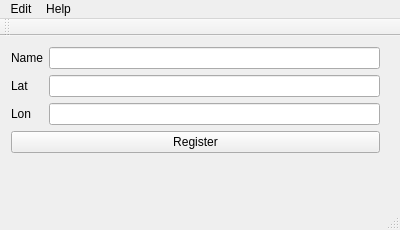
<?xml version="1.0" encoding="UTF-8"?>
<ui version="4.0">
 <class>MainWindow</class>
 <widget class="QMainWindow" name="MainWindow">
  <property name="geometry">
   <rect>
    <x>0</x>
    <y>0</y>
    <width>400</width>
    <height>230</height>
   </rect>
  </property>
  <property name="windowTitle">
   <string>MainWindow</string>
  </property>
  <widget class="QWidget" name="centralWidget">
   <widget class="QWidget" name="formLayoutWidget">
    <property name="geometry">
     <rect>
      <x>0</x>
      <y>0</y>
      <width>391</width>
      <height>231</height>
     </rect>
    </property>
    <layout class="QFormLayout" name="formLayout">
     <item row="0" column="0">
      <widget class="QLabel" name="nameLabel">
       <property name="text">
        <string>Name</string>
       </property>
      </widget>
     </item>
     <item row="0" column="1">
      <widget class="QLineEdit" name="nameLineEdit"/>
     </item>
     <item row="3" column="0" colspan="2">
      <widget class="QPushButton" name="pushButton">
       <property name="text">
        <string>Register</string>
       </property>
      </widget>
     </item>
     <item row="1" column="0">
      <widget class="QLabel" name="latLabel">
       <property name="text">
        <string>Lat</string>
       </property>
      </widget>
     </item>
     <item row="1" column="1">
      <widget class="QLineEdit" name="latLineEdit"/>
     </item>
     <item row="2" column="0">
      <widget class="QLabel" name="lonLabel">
       <property name="text">
        <string>Lon</string>
       </property>
      </widget>
     </item>
     <item row="2" column="1">
      <widget class="QLineEdit" name="lonLineEdit"/>
     </item>
    </layout>
   </widget>
  </widget>
  <widget class="QMenuBar" name="menuBar">
   <property name="geometry">
    <rect>
     <x>0</x>
     <y>0</y>
     <width>400</width>
     <height>30</height>
    </rect>
   </property>
   <widget class="QMenu" name="menuEdit">
    <property name="title">
     <string>Edit</string>
    </property>
    <addaction name="actionSettings"/>
   </widget>
   <widget class="QMenu" name="menuHelp">
    <property name="title">
     <string>Help</string>
    </property>
    <addaction name="actionAbout"/>
   </widget>
   <addaction name="menuEdit"/>
   <addaction name="menuHelp"/>
  </widget>
  <widget class="QToolBar" name="mainToolBar">
   <attribute name="toolBarArea">
    <enum>TopToolBarArea</enum>
   </attribute>
   <attribute name="toolBarBreak">
    <bool>false</bool>
   </attribute>
  </widget>
  <widget class="QStatusBar" name="statusBar"/>
  <action name="actionSettings">
   <property name="text">
    <string>Settings</string>
   </property>
   <property name="shortcut">
    <string>Alt+S</string>
   </property>
  </action>
  <action name="actionAbout">
   <property name="text">
    <string>About</string>
   </property>
  </action>
 </widget>
 <layoutdefault spacing="6" margin="11"/>
 <resources/>
 <connections/>
</ui>
